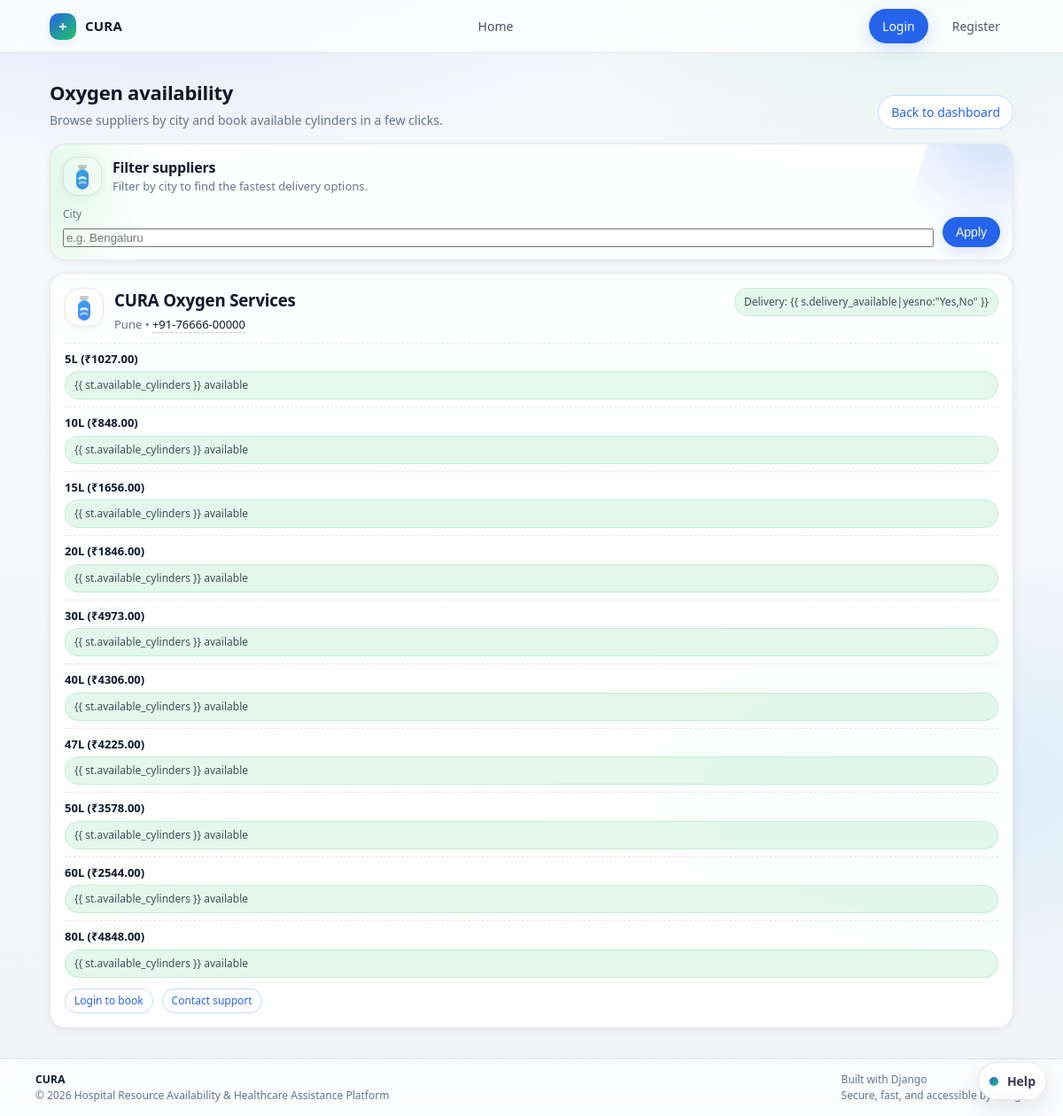
The app's page /core/oxygen/ with its own data.
### core/models.py (models this page shows, shortened)
class OxygenSupplier(models.Model):
    user = models.OneToOneField(settings.AUTH_USER_MODEL, on_delete=models.CASCADE, related_name='oxygen_supplier')
    name = models.CharField(max_length=255)
    city = models.CharField(max_length=100)
    contact_phone = models.CharField(max_length=20)
    delivery_available = models.BooleanField(default=True)

class OxygenCylinderStock(models.Model):
    supplier = models.ForeignKey(OxygenSupplier, on_delete=models.CASCADE, related_name='stocks')
    capacity_litres = models.PositiveIntegerField()
    price_per_cylinder = models.DecimalField(max_digits=8, decimal_places=2)
    available_cylinders = models.PositiveIntegerField()

### core/views.py (the view)
# urls.py: path('oxygen/', views.oxygen_list, name='oxygen_list'),
def oxygen_list(request):
    city = request.GET.get('city')
    suppliers = OxygenSupplier.objects.all().select_related('user')
    if city:
        suppliers = suppliers.filter(city__icontains=city)
    suppliers = suppliers.prefetch_related('stocks')
    return render(request, 'core/oxygen/oxygen_list.html', {
        'suppliers': suppliers,
        'selected_city': city or '',
    })

### core/context_processors.py (called while the page is built, shortened)
def user_role(request):
    role = None
    if request.user.is_authenticated:
        try:
            role = request.user.userprofile.role
        except UserProfile.DoesNotExist:
            role = None
    cart_count = 0
    return {
        'current_role': role,
        'cart_item_count': cart_count,
    }

### templates/core/oxygen/oxygen_list.html (shortened to what this page needs)
{% extends 'base.html' %}
{% load static %}
{% block content %}
<div class="page-header">
    <div>
        <h2 class="page-title">Oxygen availability</h2>
        <p class="page-subtitle">Browse suppliers by city and book available cylinders in a few clicks.</p>
    </div>
    <div>
        <a class="btn btn-outline" href="{% url 'patient_dashboard' %}">Back to dashboard</a>
    </div>
</div>
<section class="card filters-card card-hero">
    <div class="media">
        <div class="avatar"><img src="{% static 'img/oxygen-tank.svg' %}" alt="Oxygen"></div>
        <div>
            <div style="font-weight:900; letter-spacing:-0.2px;">Filter suppliers</div>
            <div class="card-muted">Filter by city to find the fastest delivery options.</div>
        </div>
    </div>
    <form method="get" class="filters-grid" style="margin-top:12px; grid-template-columns: 1fr auto;">
        <div>
            <label>City</label>
            <input type="text" name="city" placeholder="e.g. Bengaluru" value="{{ selected_city }}">
        </div>
        <div>
            <button type="submit" class="btn btn-primary">Apply</button>
        </div>
    </form>
</section>
<div class="resource-grid">
    {% for s in suppliers %}
    <section class="card resource-card">
        <div class="resource-top">
            <div class="media" style="align-items:flex-start;">
                <div class="avatar"><img src="{% static 'img/oxygen-tank.svg' %}" alt="Supplier"></div>
                <div>
                    <h3 class="resource-title">{{ s.name }}</h3>
                    <p class="resource-sub">{{ s.city }}{% if s.contact_phone %} • <a class="emergency-call"
                            href="tel:{{ s.contact_phone }}">{{ s.contact_phone }}</a>{% endif %}</p>
                </div>
            </div>
            <span class="badge {% if s.delivery_available %}badge-success{% else %}badge{% endif %}">Delivery: {{
                s.delivery_available|yesno:"Yes,No" }}</span>
        </div>
        <ul class="mini-list">
            {% for st in s.stocks.all %}
            <li class="mini-row">
                <div style="display:flex; flex-direction:column; gap:4px; flex:1;">
                    <span><strong>{{ st.capacity_litres }}L (₹{{ st.price_per_cylinder }})</strong></span>
                    <span
                        class="{% if st.available_cylinders > 0 %}badge badge-success{% else %}badge badge-danger{% endif %}">{{
                        st.available_cylinders }} available</span>
                </div>
            </li>
            {% empty %}
            <li class="mini-row"><span class="muted">No stocks</span><span class="badge">—</span></li>
            {% endfor %}
        </ul>
        <div class="resource-actions">
            {% if not user.is_authenticated %}
            <a class="btn btn-small btn-outline" href="{% url 'login' %}">Login to book</a>
            {% endif %}
            <a class="btn btn-small btn-outline" href="{% url 'support_request_create' %}">Contact support</a>
        </div>
    </section>
    {% endfor %}
</div>
{% endblock %}

### records on screen
OxygenSupplier: name "CURA Oxygen Services", city "Pune", contact_phone "+91-76666-00000"
OxygenCylinderStock: capacity_litres "5", price_per_cylinder "1027.00"
OxygenCylinderStock: capacity_litres "10", price_per_cylinder "848.00"
OxygenCylinderStock: capacity_litres "15", price_per_cylinder "1656.00"
OxygenCylinderStock: capacity_litres "20", price_per_cylinder "1846.00"
OxygenCylinderStock: capacity_litres "30", price_per_cylinder "4973.00"
OxygenCylinderStock: capacity_litres "40", price_per_cylinder "4306.00"
OxygenCylinderStock: capacity_litres "47", price_per_cylinder "4225.00"
OxygenCylinderStock: capacity_litres "50", price_per_cylinder "3578.00"
OxygenCylinderStock: capacity_litres "60", price_per_cylinder "2544.00"
OxygenCylinderStock: capacity_litres "80", price_per_cylinder "4848.00"
